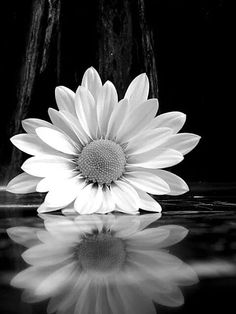
//> input picture Images/fleur.jpg, 236 x 314 px
$ ./main ../Images/fleur.jpg   (built with g++ and OpenCV 4)
//> lines starting //> are read from the running program, lines starting //| are printed output that depends on the picture; after the words box and inside, x2 and y2 are one past the last pixel; in counts of white or black regions, pixels touching at a corner belong together
//> further down, image is the input picture: 314 rows x 236 cols, CV_8UC1; min 0, max 255, mean 83.5
#include <iostream>
#include <opencv2/opencv.hpp>
#include <string>

using namespace cv;
using namespace std;

std::string getFileExtension(std::string str) {
  return str.substr(str.length() - 4);
}

std::string getFileName(std::string str, std::string type) {
  std::string extension = getFileExtension(str);

  if (str.length() > 4) {
    str.erase(str.length() - 4);
  }

  size_t lastSlashPos = str.find_last_of("/");

  std::string fileName = str.substr(lastSlashPos + 1);

  return "../Images/" + fileName + "_edit/" + fileName + type + extension;
}

cv::Mat binarisation(cv::Mat image, char *nomImage) {
//> called with nomImage = "../Images/fleur.jpg"
  for (int y = 0; y < image.rows; y++) {
    for (int x = 0; x < image.cols; x++) {
      uchar &pixel =
          image.at<uchar>(y, x);     // Accéder aux valeurs de chaque pixel
      pixel = pixel > 128 ? 255 : 0; // Binarisation
    }
  }

  std::string str(nomImage);

  std ::string fichier_modifie = getFileName(str, "Binarisation");

  cv::imwrite(fichier_modifie.c_str(), image); // Sauvegarde en fichier
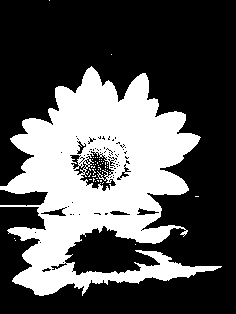
//> saved as fleurBinarisation.jpg: 314 rows x 236 cols, CV_8UC1; 33.5% white; 47 white regions (46 under 20 px), largest, box (x1, y1, x2, y2) and area: (0, 66, 222, 296) 24764

  std::cout << "Image binarisée et enregistrée!" << std::endl;
  return image.clone();
}

cv::Mat negatif(cv::Mat image, char *nomImage) {
//> called with nomImage = "../Images/fleur.jpg"
  for (int y = 0; y < image.rows; y++) {
    for (int x = 0; x < image.cols; x++) {
      uchar &pixel =
          image.at<uchar>(y, x); // Accéder aux valeurs de chaque pixel
      pixel = 255 - pixel;       // Negatif
    }
  }

  std::string str(nomImage);

  std ::string fichier_modifie = getFileName(str, "Negatif");

  cv::imwrite(fichier_modifie.c_str(), image); // Sauvegarde en fichier
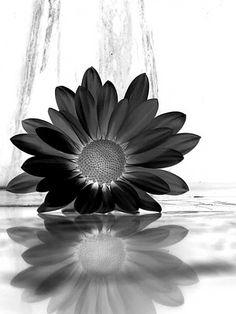
//> saved as fleurNegatif.jpg: 314 rows x 236 cols, CV_8UC1; min 0, max 255, mean 171.5

  std::cout << "Filtre negatif appliqué et enregistrée!" << std::endl;
  return image.clone();
}

cv::Mat quantification(cv::Mat image, char *nomImage) {
//> called with nomImage = "../Images/fleur.jpg"
  for (int y = 0; y < image.rows; y++) {
    for (int x = 0; x < image.cols; x++) {
      uchar &pixel =
          image.at<uchar>(y, x); // Accéder aux valeurs de chaque pixel
      pixel = (pixel / 64) * 64; // Quantification
    }
  }

  std::string str(nomImage);

  std ::string fichier_modifie = getFileName(str, "Quantification");

  cv::imwrite(fichier_modifie.c_str(), image); // Sauvegarde en fichier
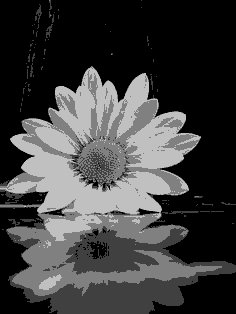
//> saved as fleurQuantification.jpg: 314 rows x 236 cols, CV_8UC1; min 0, max 192, mean 62.7

  std::cout << "Filtre quantificatif appliqué et enregistrée!" << std::endl;
  return image.clone();
}

int main(int argc, char **argv) {
  if (argc != 2) {
    cerr << "Usage: ./program <image_path>" << endl;
    return -1;
  }

  // Lire l'image
  cv::Mat image = cv::imread(argv[1], cv::IMREAD_GRAYSCALE);

  if (image.empty()) {
    cerr << "Erreur de lecture de l'image!" << endl;
    return -1;
  }

  // Binarisation
  cv::Mat imageBinaire = binarisation(image.clone(), argv[1]);

  // Negatif
  cv::Mat imageNegatif = negatif(image.clone(), argv[1]);

  // Quantification
  cv::Mat imageQuantification = quantification(image.clone(), argv[1]);

  return 0;
}

$ run again, on Images/lion.jpg
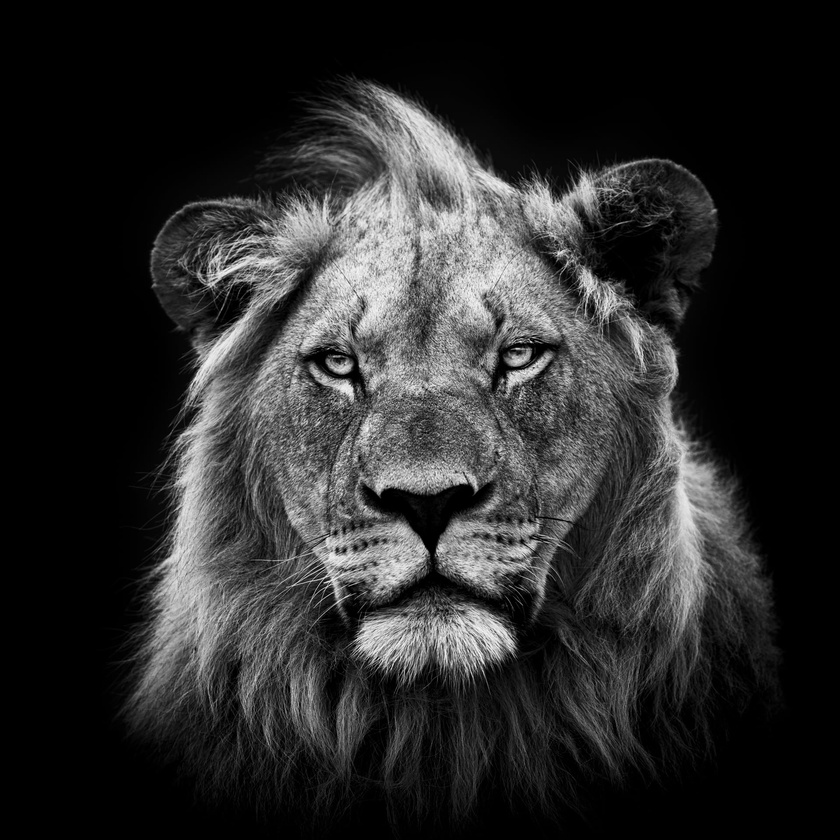
//> input picture Images/lion.jpg, 840 x 840 px, shrunk from 1920 x 1920 before the run
//> image is the input picture: 840 rows x 840 cols, CV_8UC1; min 0, max 251, mean 42.5
//> in binarisation, `cv::imwrite(fichier_modifie.c_str(), image);`:
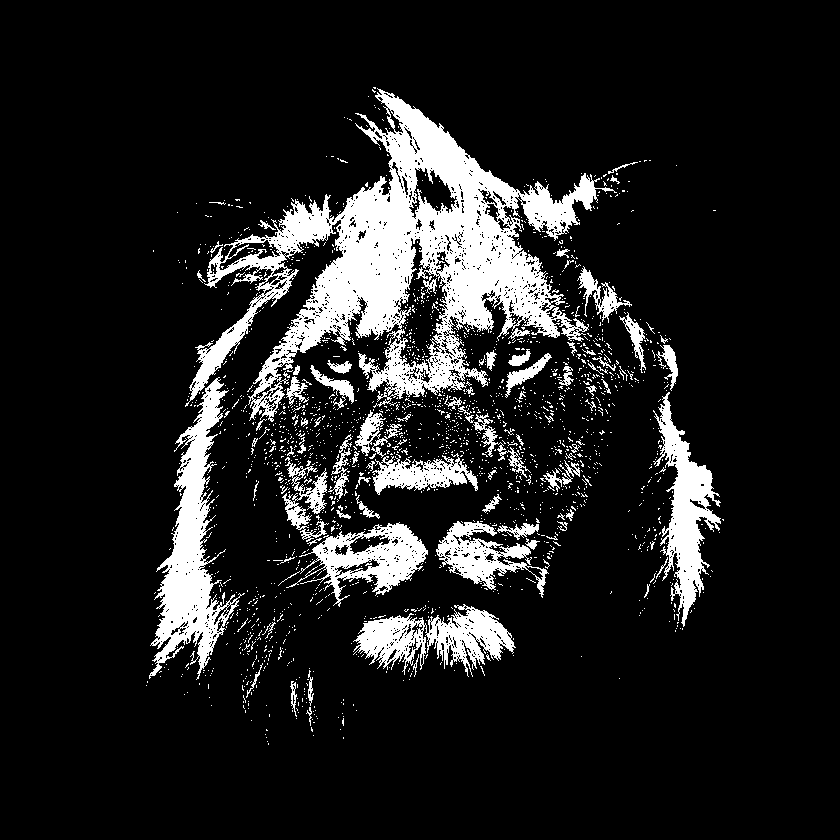
//> saved as lionBinarisation.jpg: 840 rows x 840 cols, CV_8UC1; 12.6% white; 1972 white regions (1880 under 20 px), largest, box (x1, y1, x2, y2) and area: (185, 88, 617, 422) 43606, (149, 377, 245, 680) 9495, (653, 392, 721, 627) 5790
//> in quantification, `cv::imwrite(fichier_modifie.c_str(), image);`:
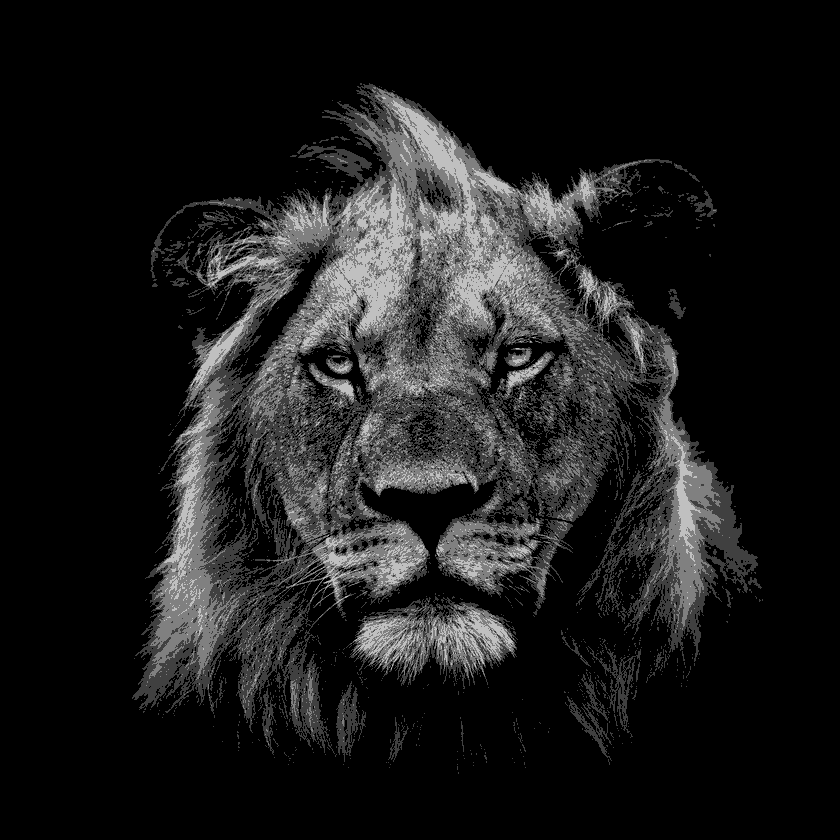
//> saved as lionQuantification.jpg: 840 rows x 840 cols, CV_8UC1; min 0, max 192, mean 27.7

$ run again, on Images/beautiful.png
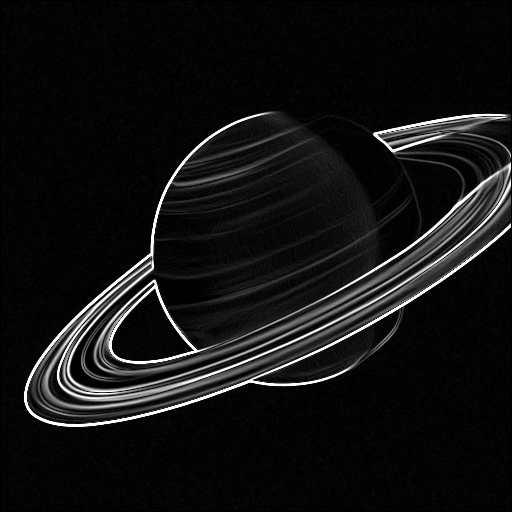
//> input picture Images/beautiful.png, 512 x 512 px
//> image is the input picture: 512 rows x 512 cols, CV_8UC1; min 0, max 255, mean 18.6
//> in binarisation, `cv::imwrite(fichier_modifie.c_str(), image);`:
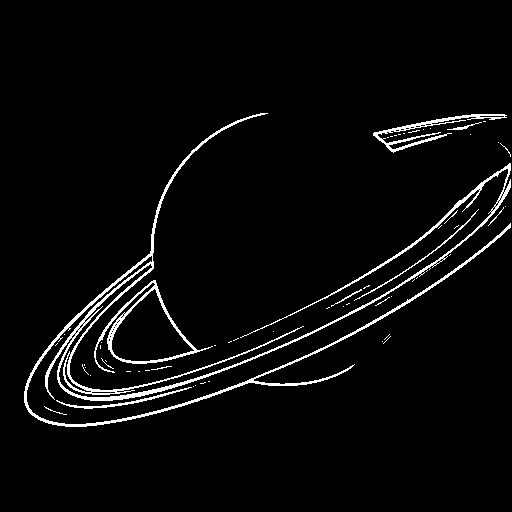
//> saved as beautifulBinarisation.png: 512 rows x 512 cols, CV_8UC1; 3.8% white in thin lines or dots, all inside (x1, y1, x2, y2) = (24, 113, 511, 427)
//> in quantification, `cv::imwrite(fichier_modifie.c_str(), image);`:
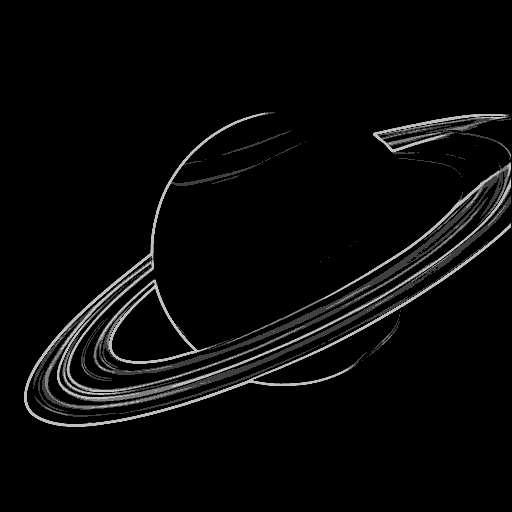
//> saved as beautifulQuantification.png: 512 rows x 512 cols, CV_8UC1; min 0, max 192, mean 9
